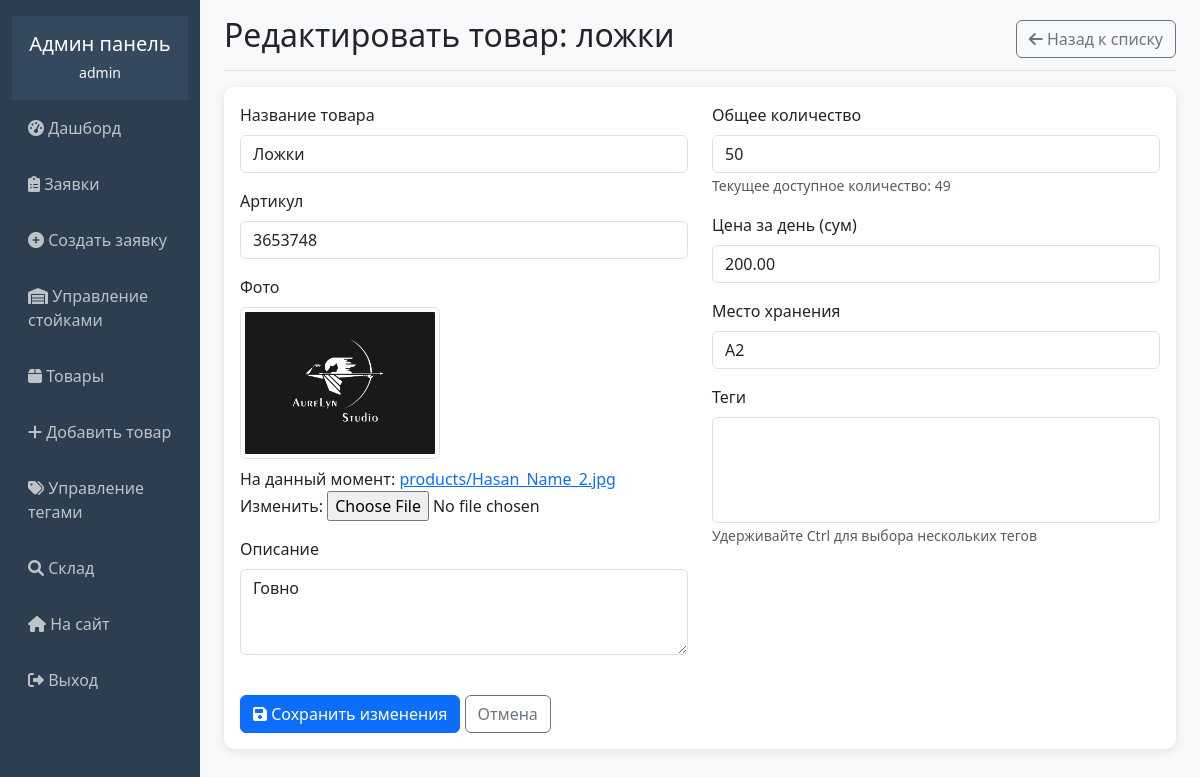
The app's page /superuser/products/2/edit/ (signed in) with its own data.
### rental/models.py (models this page shows, shortened)
class Product(models.Model):
    name = models.CharField(max_length=200, verbose_name='Название')
    photo = models.ImageField(upload_to='products/', verbose_name='Фото')
    article = models.CharField(max_length=50, unique=True, verbose_name='Артикул')
    description = models.TextField(blank=True, verbose_name='Описание')
    quantity = models.IntegerField(default=0, verbose_name='Количество')
    available_quantity = models.IntegerField(default=0, verbose_name='Доступное количество')
    tags = models.ManyToManyField(Tag, blank=True, verbose_name='Теги')
    daily_price = models.DecimalField(max_digits=10, decimal_places=2, verbose_name='Цена за день')
    shelf = models.ForeignKey(Shelf, on_delete=models.CASCADE, verbose_name='Место хранения')
    created_at = models.DateTimeField(auto_now_add=True)
    def get_display_name(self):
        return self.name.capitalize()
    def get_display_description(self):
        if self.description:
            return self.description.capitalize()
        return ''
    class Meta:
        verbose_name = 'Товар'
        verbose_name_plural = 'Товары'

### rental/admin_views.py (the view)
# urls.py: path('products/<int:product_id>/edit/', admin_views.edit_product, name='edit_product'),
@user_passes_test(is_admin)
def edit_product(request, product_id):
    product = get_object_or_404(Product, id=product_id)
    if request.method == 'POST':
        form = ProductForm(request.POST, request.FILES, instance=product)
        if form.is_valid():
            old_quantity = product.quantity
            new_product = form.save(commit=False)
            quantity_diff = new_product.quantity - old_quantity
            new_product.available_quantity = product.available_quantity + quantity_diff
            new_product.save()
            form.save_m2m()
            messages.success(request, 'Товар успешно обновлен')
            return redirect('product_management')
    else:
        form = ProductForm(instance=product)
    return render(request, 'rental/admin/edit_product.html', {'form': form, 'product': product})

### rental/forms.py (shortened to what this page needs)
class ProductForm(forms.ModelForm):
    class Meta:
        model = Product
        fields = ['name', 'photo', 'article', 'description', 'quantity', 'tags', 'daily_price', 'shelf']
        widgets = {
            'name': forms.TextInput(attrs={'class': 'form-control'}),
            'article': forms.TextInput(attrs={'class': 'form-control'}),
            'description': forms.Textarea(attrs={'class': 'form-control', 'rows': 3}),
            'quantity': forms.NumberInput(attrs={'class': 'form-control'}),
            'daily_price': forms.NumberInput(attrs={'class': 'form-control', 'step': '0.01'}),
            'tags': forms.SelectMultiple(attrs={'class': 'form-control'}),
            'shelf': forms.Select(attrs={'class': 'form-control'}),
        }
    def __init__(self, *args, **kwargs):
        super().__init__(*args, **kwargs)
        if self.instance and self.instance.pk:
            self.initial['name'] = self.instance.get_display_name()
            self.initial['description'] = self.instance.get_display_description()

### rental/admin_views.py (called while the page is built)
def is_admin(user):
    return user.is_authenticated and user.is_staff

### rental/models.py (called while the page is built)
    def __str__(self):
        return f"{self.storage.name}{self.number}"

### templates/rental/admin/edit_product.html (shortened to what this page needs)
{% extends 'rental/admin/base_admin.html' %}
{% block content %}
<div class="d-flex justify-content-between flex-wrap flex-md-nowrap align-items-center pb-2 mb-3 border-bottom">
    <h1 class="h2">Редактировать товар: {{ product.name }}</h1>
    <a href="{% url 'product_management' %}" class="btn btn-outline-secondary">
        <i class="fas fa-arrow-left"></i> Назад к списку
    </a>
</div>
<div class="card">
    <div class="card-body">
        <form method="post" enctype="multipart/form-data">
            <div class="row">
                <div class="col-md-6">
                    <div class="mb-3">
                        <label for="{{ form.name.id_for_label }}" class="form-label">Название товара</label>
                        {{ form.name }}
                    </div>
                    <div class="mb-3">
                        <label for="{{ form.article.id_for_label }}" class="form-label">Артикул</label>
                        {{ form.article }}
                    </div>
                    <div class="mb-3">
                        <label for="{{ form.photo.id_for_label }}" class="form-label">Фото</label>
                        {% if product.photo %}
                            <div class="mb-2">
                                <img src="{{ product.photo.url }}" alt="{{ product.name }}" style="max-width: 200px;" class="img-thumbnail">
                            </div>
                        {% endif %}
                        {{ form.photo }}
                    </div>
                    <div class="mb-3">
                        <label for="{{ form.description.id_for_label }}" class="form-label">Описание</label>
                        {{ form.description }}
                    </div>
                </div>
                <div class="col-md-6">
                    <div class="mb-3">
                        <label for="{{ form.quantity.id_for_label }}" class="form-label">Общее количество</label>
                        {{ form.quantity }}
                        <small class="form-text text-muted">Текущее доступное количество: {{ product.available_quantity }}</small>
                    </div>
                    <div class="mb-3">
                        <label for="{{ form.daily_price.id_for_label }}" class="form-label">Цена за день (сум)</label>
                        {{ form.daily_price }}
                    </div>
                    <div class="mb-3">
                        <label for="{{ form.shelf.id_for_label }}" class="form-label">Место хранения</label>
                        {{ form.shelf }}
                    </div>
                    <div class="mb-3">
                        <label for="{{ form.tags.id_for_label }}" class="form-label">Теги</label>
                        {{ form.tags }}
                        <small class="form-text text-muted">Удерживайте Ctrl для выбора нескольких тегов</small>
                    </div>
                </div>
            </div>
            <div class="mt-4">
                <button type="submit" class="btn btn-primary">
                    <i class="fas fa-save"></i> Сохранить изменения
                </button>
                <a href="{% url 'product_management' %}" class="btn btn-outline-secondary">
                    Отмена
                </a>
            </div>
        </form>
    </div>
</div>
{% endblock %}

### templates/rental/admin/base_admin.html (shortened to what this page needs)
<!DOCTYPE html>
<html lang="ru">
<head>
    <link href="https://cdnjs.cloudflare.com/ajax/libs/bootstrap/5.3.0/css/bootstrap.min.css" rel="stylesheet">
    <link href="https://cdnjs.cloudflare.com/ajax/libs/font-awesome/6.0.0/css/all.min.css" rel="stylesheet">
</head>
<body>
    <div class="container-fluid">
        <div class="row">
            <nav class="col-md-3 col-lg-2 d-md-block sidebar collapse">
                <div class="position-sticky">
                    <div class="admin-header text-center">
                        <h5 class="text-white mb-1">Админ панель</h5>
                        {% if user.is_authenticated %}
                            <small class="text-light">{{ user.username }}</small>
                        {% endif %}
                    </div>
                    <ul class="nav flex-column">
                        <li class="nav-item">
                            <a class="nav-link" href="{% url 'admin_dashboard' %}">
                                <i class="fas fa-tachometer-alt"></i> Дашборд
                            </a>
                        </li>
                        <li class="nav-item">
                            <a class="nav-link" href="{% url 'admin_orders' %}">
                                <i class="fas fa-clipboard-list"></i> Заявки
                            </a>
                        </li>
                        <li class="nav-item">
                            <a class="nav-link" href="{% url 'admin_create_order' %}">
                                <i class="fas fa-plus-circle"></i> Создать заявку
                            </a>
                        </li>
                        <li class="nav-item">
                            <a class="nav-link" href="{% url 'storage_management' %}">
                                <i class="fas fa-warehouse"></i> Управление стойками
                            </a>
                        </li>
                        <li class="nav-item">
                            <a class="nav-link" href="{% url 'product_management' %}">
                                <i class="fas fa-box"></i> Товары
                            </a>
                        </li>
                        <li class="nav-item">
                            <a class="nav-link" href="{% url 'add_product' %}">
                                <i class="fas fa-plus"></i> Добавить товар
                            </a>
                        </li>
                        <li class="nav-item">
                            <a class="nav-link" href="{% url 'tag_management' %}">
                                <i class="fas fa-tags"></i> Управление тегами
                            </a>
                        </li>
                        <li class="nav-item">
                            <a class="nav-link" href="{% url 'inventory_view' %}">
                                <i class="fas fa-search"></i> Склад
                            </a>
                        </li>
                        <li class="nav-item">
                            <a class="nav-link" href="{% url 'rental:product_list' %}">
                                <i class="fas fa-home"></i> На сайт
                            </a>
                        </li>
                        <li class="nav-item">
                            <form method="post" action="{% url 'logout' %}" style="display: inline;">
                                <button type="submit" class="nav-link logout-btn border-0 bg-transparent w-100 text-start" onclick="return confirm('Вы действительно хотите выйти?')">
                                    <i class="fas fa-sign-out-alt"></i> Выход
                                </button>
                            </form>
                        </li>
                    </ul>
                </div>
            </nav>
            <main class="col-md-9 ms-sm-auto col-lg-10 px-md-4 main-content">
                <div class="pt-3 pb-2 mb-3">
                    {% block content %}{% endblock %}
                </div>
            </main>
        </div>
    </div>
</body>
</html>

### templates/rental/admin/base_admin.html (style rules this page uses)
.sidebar { min-height: 100vh; background-color: #2c3e50; padding-top: 1rem; }
.sidebar .nav-link { color: #bdc3c7; padding: 0.75rem 1rem; margin: 0.25rem 0; }
.main-content { background-color: #f8f9fa; min-height: 100vh; }
.card { border: none; box-shadow: 0 2px 10px rgba(0,0,0,0.1); border-radius: 10px; }
.admin-header { background-color: #34495e; color: white; padding: 1rem; margin-bottom: 0; }
.logout-btn { color: #e74c3c; border-top: 1px solid #34495e; margin-top: 1rem; padding-top: 1rem; }

### records on screen
Product: name "ложки", name "Ложки", article "3653748", photo (picture), description "Говно", quantity "50", available_quantity "49", daily_price "200.00", shelf "A2"

### other values on screen
{{ user.username }} "admin"
